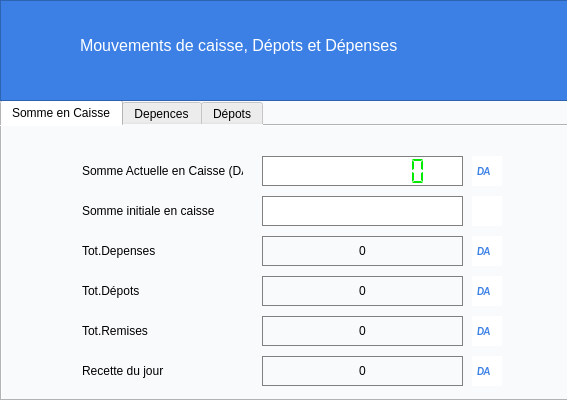
<?xml version="1.0" encoding="UTF-8"?>
<ui version="4.0">
 <class>registerCreatorDialog</class>
 <widget class="QDialog" name="registerCreatorDialog">
  <property name="geometry">
   <rect>
    <x>0</x>
    <y>0</y>
    <width>567</width>
    <height>400</height>
   </rect>
  </property>
  <property name="minimumSize">
   <size>
    <width>567</width>
    <height>400</height>
   </size>
  </property>
  <property name="maximumSize">
   <size>
    <width>567</width>
    <height>400</height>
   </size>
  </property>
  <property name="windowTitle">
   <string>Dialog</string>
  </property>
  <property name="styleSheet">
   <string notr="true">background-color:#f9fafc;</string>
  </property>
  <widget class="QTabWidget" name="registertabWidget">
   <property name="geometry">
    <rect>
     <x>0</x>
     <y>100</y>
     <width>571</width>
     <height>301</height>
    </rect>
   </property>
   <property name="font">
    <font>
     <weight>50</weight>
     <bold>false</bold>
    </font>
   </property>
   <property name="currentIndex">
    <number>0</number>
   </property>
   <property name="elideMode">
    <enum>Qt::ElideNone</enum>
   </property>
   <property name="usesScrollButtons">
    <bool>true</bool>
   </property>
   <property name="documentMode">
    <bool>false</bool>
   </property>
   <property name="tabsClosable">
    <bool>false</bool>
   </property>
   <property name="movable">
    <bool>false</bool>
   </property>
   <widget class="QWidget" name="categoryTab1">
    <attribute name="title">
     <string>Somme en Caisse</string>
    </attribute>
    <widget class="QLabel" name="label">
     <property name="geometry">
      <rect>
       <x>80</x>
       <y>30</y>
       <width>161</width>
       <height>30</height>
      </rect>
     </property>
     <property name="text">
      <string>Somme Actuelle en Caisse (DA)</string>
     </property>
    </widget>
    <widget class="QLCDNumber" name="sumTotal">
     <property name="geometry">
      <rect>
       <x>260</x>
       <y>30</y>
       <width>201</width>
       <height>30</height>
      </rect>
     </property>
     <property name="sizePolicy">
      <sizepolicy hsizetype="Minimum" vsizetype="Minimum">
       <horstretch>0</horstretch>
       <verstretch>0</verstretch>
      </sizepolicy>
     </property>
     <property name="font">
      <font>
       <pointsize>20</pointsize>
       <weight>75</weight>
       <bold>true</bold>
      </font>
     </property>
     <property name="toolTip">
      <string>Somme Actuelle en caisse</string>
     </property>
     <property name="statusTip">
      <string>Somme Actuelle en caisse</string>
     </property>
     <property name="styleSheet">
      <string notr="true">QLCDNumber { color: #00ea00; background-color: white; height:35px;text-align:center;
border: 1px solid  #808080;}</string>
     </property>
     <property name="frameShape">
      <enum>QFrame::NoFrame</enum>
     </property>
     <property name="smallDecimalPoint">
      <bool>false</bool>
     </property>
     <property name="digitCount">
      <number>9</number>
     </property>
     <property name="mode">
      <enum>QLCDNumber::Dec</enum>
     </property>
     <property name="segmentStyle">
      <enum>QLCDNumber::Flat</enum>
     </property>
     <property name="value" stdset="0">
      <double>0.000000000000000</double>
     </property>
    </widget>
    <widget class="QLabel" name="label_5">
     <property name="geometry">
      <rect>
       <x>80</x>
       <y>230</y>
       <width>161</width>
       <height>30</height>
      </rect>
     </property>
     <property name="text">
      <string>Recette du jour</string>
     </property>
    </widget>
    <widget class="QLabel" name="label_7">
     <property name="geometry">
      <rect>
       <x>80</x>
       <y>110</y>
       <width>161</width>
       <height>30</height>
      </rect>
     </property>
     <property name="text">
      <string>Tot.Depenses</string>
     </property>
    </widget>
    <widget class="QLabel" name="sumDay">
     <property name="geometry">
      <rect>
       <x>260</x>
       <y>230</y>
       <width>201</width>
       <height>30</height>
      </rect>
     </property>
     <property name="styleSheet">
      <string notr="true">color:black;
border: 1px solid  #808080;</string>
     </property>
     <property name="text">
      <string>0</string>
     </property>
     <property name="alignment">
      <set>Qt::AlignCenter</set>
     </property>
    </widget>
    <widget class="QLabel" name="sumAdd">
     <property name="geometry">
      <rect>
       <x>260</x>
       <y>150</y>
       <width>201</width>
       <height>30</height>
      </rect>
     </property>
     <property name="styleSheet">
      <string notr="true">color:black;
border: 1px solid  #808080;</string>
     </property>
     <property name="text">
      <string>0</string>
     </property>
     <property name="alignment">
      <set>Qt::AlignCenter</set>
     </property>
    </widget>
    <widget class="QLabel" name="sumDep">
     <property name="geometry">
      <rect>
       <x>260</x>
       <y>110</y>
       <width>201</width>
       <height>30</height>
      </rect>
     </property>
     <property name="styleSheet">
      <string notr="true">color:black;
border: 1px solid  #808080;</string>
     </property>
     <property name="text">
      <string>0</string>
     </property>
     <property name="alignment">
      <set>Qt::AlignCenter</set>
     </property>
    </widget>
    <widget class="QLabel" name="label_6">
     <property name="geometry">
      <rect>
       <x>80</x>
       <y>150</y>
       <width>161</width>
       <height>30</height>
      </rect>
     </property>
     <property name="text">
      <string>Tot.Dépots</string>
     </property>
    </widget>
    <widget class="QLabel" name="label_3">
     <property name="geometry">
      <rect>
       <x>80</x>
       <y>70</y>
       <width>161</width>
       <height>30</height>
      </rect>
     </property>
     <property name="text">
      <string>Somme initiale en caisse </string>
     </property>
    </widget>
    <widget class="QLineEdit" name="sumInit">
     <property name="geometry">
      <rect>
       <x>260</x>
       <y>70</y>
       <width>201</width>
       <height>30</height>
      </rect>
     </property>
     <property name="styleSheet">
      <string notr="true">background-color:white;color:black;text-align:center;
border: 1px solid  #808080;</string>
     </property>
     <property name="text">
      <string/>
     </property>
     <property name="alignment">
      <set>Qt::AlignCenter</set>
     </property>
     <property name="placeholderText">
      <string/>
     </property>
     <property name="clearButtonEnabled">
      <bool>false</bool>
     </property>
    </widget>
    <widget class="QPushButton" name="editInit">
     <property name="geometry">
      <rect>
       <x>470</x>
       <y>70</y>
       <width>30</width>
       <height>30</height>
      </rect>
     </property>
     <property name="sizePolicy">
      <sizepolicy hsizetype="Minimum" vsizetype="Maximum">
       <horstretch>0</horstretch>
       <verstretch>0</verstretch>
      </sizepolicy>
     </property>
     <property name="font">
      <font>
       <family>Calibri</family>
       <pointsize>8</pointsize>
       <weight>75</weight>
       <italic>true</italic>
       <bold>true</bold>
       <underline>false</underline>
       <kerning>true</kerning>
      </font>
     </property>
     <property name="cursor">
      <cursorShape>PointingHandCursor</cursorShape>
     </property>
     <property name="toolTip">
      <string>Ajouter la somme initiale en caisse</string>
     </property>
     <property name="statusTip">
      <string>Ajouter la somme initiale en caisse</string>
     </property>
     <property name="autoFillBackground">
      <bool>false</bool>
     </property>
     <property name="styleSheet">
      <string notr="true">QPushButton{background-color:white; color : white; border: 0px solid #000028 ;  text-align:center}
QPushButton:hover{background-color:#f9fafc;color:#a4a5a7;border: 0px solid #ecf0f5}
QPushButton:focus{color:#00ea00}</string>
     </property>
     <property name="text">
      <string/>
     </property>
     <property name="icon">
      <iconset>
       <normaloff>../../IMAGES/Icons/edit_sum.png</normaloff>../../IMAGES/Icons/edit_sum.png</iconset>
     </property>
     <property name="iconSize">
      <size>
       <width>21</width>
       <height>21</height>
      </size>
     </property>
    </widget>
    <widget class="QPushButton" name="editInit_2">
     <property name="geometry">
      <rect>
       <x>470</x>
       <y>30</y>
       <width>30</width>
       <height>30</height>
      </rect>
     </property>
     <property name="sizePolicy">
      <sizepolicy hsizetype="Minimum" vsizetype="Maximum">
       <horstretch>0</horstretch>
       <verstretch>0</verstretch>
      </sizepolicy>
     </property>
     <property name="font">
      <font>
       <family>Calibri</family>
       <pointsize>8</pointsize>
       <weight>75</weight>
       <italic>true</italic>
       <bold>true</bold>
       <underline>false</underline>
       <kerning>true</kerning>
      </font>
     </property>
     <property name="cursor">
      <cursorShape>ArrowCursor</cursorShape>
     </property>
     <property name="toolTip">
      <string/>
     </property>
     <property name="statusTip">
      <string/>
     </property>
     <property name="autoFillBackground">
      <bool>false</bool>
     </property>
     <property name="styleSheet">
      <string notr="true">QPushButton{background-color:white; color : #3c80e5; border: 0px solid #000028 ;  text-align:left; padding-left:5px;}</string>
     </property>
     <property name="text">
      <string>DA</string>
     </property>
     <property name="iconSize">
      <size>
       <width>21</width>
       <height>21</height>
      </size>
     </property>
    </widget>
    <widget class="QPushButton" name="editInit_3">
     <property name="geometry">
      <rect>
       <x>470</x>
       <y>110</y>
       <width>30</width>
       <height>30</height>
      </rect>
     </property>
     <property name="sizePolicy">
      <sizepolicy hsizetype="Minimum" vsizetype="Maximum">
       <horstretch>0</horstretch>
       <verstretch>0</verstretch>
      </sizepolicy>
     </property>
     <property name="font">
      <font>
       <family>Calibri</family>
       <pointsize>8</pointsize>
       <weight>75</weight>
       <italic>true</italic>
       <bold>true</bold>
       <underline>false</underline>
       <kerning>true</kerning>
      </font>
     </property>
     <property name="cursor">
      <cursorShape>ArrowCursor</cursorShape>
     </property>
     <property name="toolTip">
      <string/>
     </property>
     <property name="statusTip">
      <string/>
     </property>
     <property name="autoFillBackground">
      <bool>false</bool>
     </property>
     <property name="styleSheet">
      <string notr="true">QPushButton{background-color:white; color : #3c80e5; border: 0px solid #000028 ;  text-align:left; padding-left:5px;}</string>
     </property>
     <property name="text">
      <string>DA</string>
     </property>
     <property name="iconSize">
      <size>
       <width>21</width>
       <height>21</height>
      </size>
     </property>
    </widget>
    <widget class="QPushButton" name="editInit_4">
     <property name="geometry">
      <rect>
       <x>470</x>
       <y>150</y>
       <width>30</width>
       <height>30</height>
      </rect>
     </property>
     <property name="sizePolicy">
      <sizepolicy hsizetype="Minimum" vsizetype="Maximum">
       <horstretch>0</horstretch>
       <verstretch>0</verstretch>
      </sizepolicy>
     </property>
     <property name="font">
      <font>
       <family>Calibri</family>
       <pointsize>8</pointsize>
       <weight>75</weight>
       <italic>true</italic>
       <bold>true</bold>
       <underline>false</underline>
       <kerning>true</kerning>
      </font>
     </property>
     <property name="cursor">
      <cursorShape>ArrowCursor</cursorShape>
     </property>
     <property name="toolTip">
      <string/>
     </property>
     <property name="statusTip">
      <string/>
     </property>
     <property name="autoFillBackground">
      <bool>false</bool>
     </property>
     <property name="styleSheet">
      <string notr="true">QPushButton{background-color:white; color : #3c80e5; border: 0px solid #000028 ;  text-align:left; padding-left:5px;}</string>
     </property>
     <property name="text">
      <string>DA</string>
     </property>
     <property name="iconSize">
      <size>
       <width>21</width>
       <height>21</height>
      </size>
     </property>
    </widget>
    <widget class="QPushButton" name="editInit_5">
     <property name="geometry">
      <rect>
       <x>470</x>
       <y>190</y>
       <width>30</width>
       <height>30</height>
      </rect>
     </property>
     <property name="sizePolicy">
      <sizepolicy hsizetype="Minimum" vsizetype="Maximum">
       <horstretch>0</horstretch>
       <verstretch>0</verstretch>
      </sizepolicy>
     </property>
     <property name="font">
      <font>
       <family>Calibri</family>
       <pointsize>8</pointsize>
       <weight>75</weight>
       <italic>true</italic>
       <bold>true</bold>
       <underline>false</underline>
       <kerning>true</kerning>
      </font>
     </property>
     <property name="cursor">
      <cursorShape>ArrowCursor</cursorShape>
     </property>
     <property name="toolTip">
      <string/>
     </property>
     <property name="statusTip">
      <string/>
     </property>
     <property name="autoFillBackground">
      <bool>false</bool>
     </property>
     <property name="styleSheet">
      <string notr="true">QPushButton{background-color:white; color : #3c80e5; border: 0px solid #000028 ;  text-align:left; padding-left:5px;}</string>
     </property>
     <property name="text">
      <string>DA</string>
     </property>
     <property name="iconSize">
      <size>
       <width>21</width>
       <height>21</height>
      </size>
     </property>
    </widget>
    <widget class="QLabel" name="remiseTot">
     <property name="geometry">
      <rect>
       <x>260</x>
       <y>190</y>
       <width>201</width>
       <height>30</height>
      </rect>
     </property>
     <property name="styleSheet">
      <string notr="true">color:black;
border: 1px solid  #808080;</string>
     </property>
     <property name="text">
      <string>0</string>
     </property>
     <property name="alignment">
      <set>Qt::AlignCenter</set>
     </property>
    </widget>
    <widget class="QLabel" name="label_8">
     <property name="geometry">
      <rect>
       <x>80</x>
       <y>190</y>
       <width>161</width>
       <height>30</height>
      </rect>
     </property>
     <property name="text">
      <string>Tot.Remises</string>
     </property>
    </widget>
    <widget class="QPushButton" name="editInit_6">
     <property name="geometry">
      <rect>
       <x>470</x>
       <y>230</y>
       <width>30</width>
       <height>30</height>
      </rect>
     </property>
     <property name="sizePolicy">
      <sizepolicy hsizetype="Minimum" vsizetype="Maximum">
       <horstretch>0</horstretch>
       <verstretch>0</verstretch>
      </sizepolicy>
     </property>
     <property name="font">
      <font>
       <family>Calibri</family>
       <pointsize>8</pointsize>
       <weight>75</weight>
       <italic>true</italic>
       <bold>true</bold>
       <underline>false</underline>
       <kerning>true</kerning>
      </font>
     </property>
     <property name="cursor">
      <cursorShape>ArrowCursor</cursorShape>
     </property>
     <property name="toolTip">
      <string/>
     </property>
     <property name="statusTip">
      <string/>
     </property>
     <property name="autoFillBackground">
      <bool>false</bool>
     </property>
     <property name="styleSheet">
      <string notr="true">QPushButton{background-color:white; color : #3c80e5; border: 0px solid #000028 ;  text-align:left; padding-left:5px;}</string>
     </property>
     <property name="text">
      <string>DA</string>
     </property>
     <property name="iconSize">
      <size>
       <width>21</width>
       <height>21</height>
      </size>
     </property>
    </widget>
   </widget>
   <widget class="QWidget" name="categoryTab2">
    <attribute name="title">
     <string>Depences</string>
    </attribute>
    <widget class="QLineEdit" name="depVal">
     <property name="geometry">
      <rect>
       <x>120</x>
       <y>80</y>
       <width>300</width>
       <height>30</height>
      </rect>
     </property>
     <property name="styleSheet">
      <string notr="true">background-color:white;color:black; border:0px solid #3c80e5 ;
border: 1px solid  #808080;</string>
     </property>
     <property name="text">
      <string/>
     </property>
     <property name="alignment">
      <set>Qt::AlignCenter</set>
     </property>
     <property name="placeholderText">
      <string>Somme à dépenser</string>
     </property>
    </widget>
    <widget class="QComboBox" name="depTypeCmbBox">
     <property name="geometry">
      <rect>
       <x>120</x>
       <y>30</y>
       <width>300</width>
       <height>30</height>
      </rect>
     </property>
     <property name="styleSheet">
      <string notr="true">background:white;</string>
     </property>
     <property name="currentText">
      <string>Achat</string>
     </property>
     <property name="maxVisibleItems">
      <number>11</number>
     </property>
     <item>
      <property name="text">
       <string>Achat</string>
      </property>
     </item>
     <item>
      <property name="text">
       <string>Salaire</string>
      </property>
     </item>
     <item>
      <property name="text">
       <string>Avance</string>
      </property>
     </item>
     <item>
      <property name="text">
       <string>Emprunt</string>
      </property>
     </item>
     <item>
      <property name="text">
       <string>Credit</string>
      </property>
     </item>
     <item>
      <property name="text">
       <string>Autre</string>
      </property>
     </item>
    </widget>
    <widget class="QLineEdit" name="depDesc">
     <property name="geometry">
      <rect>
       <x>120</x>
       <y>130</y>
       <width>300</width>
       <height>60</height>
      </rect>
     </property>
     <property name="styleSheet">
      <string notr="true">background-color:white;color:black; border:0px solid #3c80e5 ;
border: 1px solid  #808080;</string>
     </property>
     <property name="alignment">
      <set>Qt::AlignLeading|Qt::AlignLeft|Qt::AlignTop</set>
     </property>
     <property name="placeholderText">
      <string>Déscription de la dépense</string>
     </property>
    </widget>
    <widget class="QPushButton" name="depAdd">
     <property name="geometry">
      <rect>
       <x>120</x>
       <y>200</y>
       <width>300</width>
       <height>31</height>
      </rect>
     </property>
     <property name="sizePolicy">
      <sizepolicy hsizetype="Minimum" vsizetype="Maximum">
       <horstretch>0</horstretch>
       <verstretch>0</verstretch>
      </sizepolicy>
     </property>
     <property name="font">
      <font>
       <weight>50</weight>
       <bold>false</bold>
      </font>
     </property>
     <property name="cursor">
      <cursorShape>PointingHandCursor</cursorShape>
     </property>
     <property name="toolTip">
      <string>Ajouter aux depenses</string>
     </property>
     <property name="statusTip">
      <string/>
     </property>
     <property name="autoFillBackground">
      <bool>false</bool>
     </property>
     <property name="styleSheet">
      <string notr="true">QPushButton{background-color:#17afd3; color : white; border: 0px solid #000028 ;  text-align:center;}
QPushButton:hover{background-color:white;color:#17afd3;border: 0px solid #ecf0f5}
QPushButton:focus{background-color:#78d700;color:white};</string>
     </property>
     <property name="text">
      <string>Ajouter aux depences</string>
     </property>
     <property name="icon">
      <iconset>
       <normaloff>../../IMAGES/Icons/add.png</normaloff>../../IMAGES/Icons/add.png</iconset>
     </property>
     <property name="iconSize">
      <size>
       <width>21</width>
       <height>21</height>
      </size>
     </property>
    </widget>
   </widget>
   <widget class="QWidget" name="categoryTab3">
    <attribute name="title">
     <string>Dépots</string>
    </attribute>
    <widget class="QLineEdit" name="addVal">
     <property name="geometry">
      <rect>
       <x>120</x>
       <y>80</y>
       <width>300</width>
       <height>31</height>
      </rect>
     </property>
     <property name="styleSheet">
      <string notr="true">background-color:white;color:black;

border: 1px solid  #808080;
</string>
     </property>
     <property name="text">
      <string/>
     </property>
     <property name="alignment">
      <set>Qt::AlignCenter</set>
     </property>
     <property name="placeholderText">
      <string>Somme à déposer</string>
     </property>
    </widget>
    <widget class="QLineEdit" name="addDesc">
     <property name="geometry">
      <rect>
       <x>120</x>
       <y>130</y>
       <width>300</width>
       <height>61</height>
      </rect>
     </property>
     <property name="styleSheet">
      <string notr="true">background-color:white;color:black;

border: 1px solid  #808080;
</string>
     </property>
     <property name="alignment">
      <set>Qt::AlignLeading|Qt::AlignLeft|Qt::AlignTop</set>
     </property>
     <property name="placeholderText">
      <string>Déscription du dépot</string>
     </property>
    </widget>
    <widget class="QPushButton" name="addAdd">
     <property name="geometry">
      <rect>
       <x>120</x>
       <y>200</y>
       <width>300</width>
       <height>30</height>
      </rect>
     </property>
     <property name="sizePolicy">
      <sizepolicy hsizetype="Minimum" vsizetype="Maximum">
       <horstretch>0</horstretch>
       <verstretch>0</verstretch>
      </sizepolicy>
     </property>
     <property name="font">
      <font>
       <weight>50</weight>
       <bold>false</bold>
      </font>
     </property>
     <property name="cursor">
      <cursorShape>PointingHandCursor</cursorShape>
     </property>
     <property name="toolTip">
      <string>Ajouter aux dépots</string>
     </property>
     <property name="statusTip">
      <string/>
     </property>
     <property name="autoFillBackground">
      <bool>false</bool>
     </property>
     <property name="styleSheet">
      <string notr="true">QPushButton{background-color:#17afd3; color : white; border: 0px solid #000028 ;  text-align:center;}
QPushButton:hover{background-color:white;color:#17afd3;border: 0px solid #ecf0f5}
QPushButton:focus{background-color:#78d700;color:white};</string>
     </property>
     <property name="text">
      <string>Ajouter aux Dépots</string>
     </property>
     <property name="icon">
      <iconset>
       <normaloff>../../IMAGES/Icons/add.png</normaloff>../../IMAGES/Icons/add.png</iconset>
     </property>
     <property name="iconSize">
      <size>
       <width>21</width>
       <height>21</height>
      </size>
     </property>
    </widget>
    <widget class="QLineEdit" name="addName">
     <property name="geometry">
      <rect>
       <x>120</x>
       <y>30</y>
       <width>300</width>
       <height>31</height>
      </rect>
     </property>
     <property name="styleSheet">
      <string notr="true">background-color:white;color:black;

border: 1px solid  #808080;
</string>
     </property>
     <property name="text">
      <string/>
     </property>
     <property name="alignment">
      <set>Qt::AlignCenter</set>
     </property>
     <property name="placeholderText">
      <string>Dépositaire de la somme</string>
     </property>
    </widget>
   </widget>
  </widget>
  <widget class="QFrame" name="frame_4">
   <property name="geometry">
    <rect>
     <x>0</x>
     <y>0</y>
     <width>571</width>
     <height>101</height>
    </rect>
   </property>
   <property name="styleSheet">
    <string notr="true">background-color:#3c80e5;</string>
   </property>
   <property name="frameShape">
    <enum>QFrame::StyledPanel</enum>
   </property>
   <property name="frameShadow">
    <enum>QFrame::Raised</enum>
   </property>
   <widget class="QPushButton" name="Menu_2">
    <property name="geometry">
     <rect>
      <x>80</x>
      <y>30</y>
      <width>341</width>
      <height>31</height>
     </rect>
    </property>
    <property name="font">
     <font>
      <family>Segoe UI</family>
      <pointsize>12</pointsize>
      <weight>50</weight>
      <italic>false</italic>
      <bold>false</bold>
     </font>
    </property>
    <property name="styleSheet">
     <string notr="true">QPushButton{background-color:#3c80e5; color : white; border: 0px solid #2f4f4f  ; border-radius: 0.5px; text-align:left;}</string>
    </property>
    <property name="text">
     <string>Mouvements de caisse, Dépots et Dépenses</string>
    </property>
    <property name="icon">
     <iconset>
      <normaloff>../../IMAGES/Icons/registerCash.png</normaloff>../../IMAGES/Icons/registerCash.png</iconset>
    </property>
    <property name="iconSize">
     <size>
      <width>21</width>
      <height>21</height>
     </size>
    </property>
   </widget>
  </widget>
 </widget>
 <tabstops>
  <tabstop>registertabWidget</tabstop>
  <tabstop>editInit_2</tabstop>
  <tabstop>sumInit</tabstop>
  <tabstop>editInit</tabstop>
  <tabstop>editInit_3</tabstop>
  <tabstop>editInit_4</tabstop>
  <tabstop>editInit_5</tabstop>
  <tabstop>depTypeCmbBox</tabstop>
  <tabstop>depVal</tabstop>
  <tabstop>depDesc</tabstop>
  <tabstop>depAdd</tabstop>
  <tabstop>addName</tabstop>
  <tabstop>addVal</tabstop>
  <tabstop>addDesc</tabstop>
  <tabstop>addAdd</tabstop>
 </tabstops>
 <resources/>
 <connections/>
</ui>
